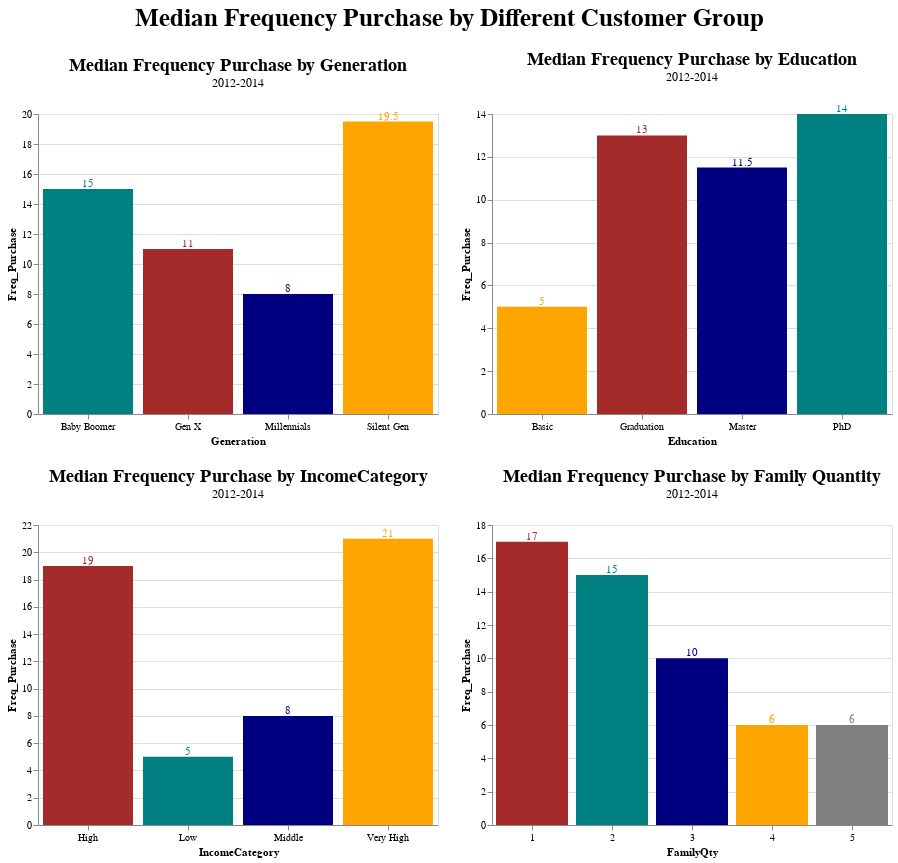

Write notebook code for a chart like this one.
### Code cell
((showgen | showedu) & (showinc | showfam).resolve_scale(color='independent')).properties(title=alt.Title(
        'Median Frequency Purchase by Different Customer Group',
        anchor='middle',
        align='center',
        font='Arial',
        fontSize=25,
        offset=20
    ))

### Figure 1 — Vega-Lite specification as saved in the notebook (floating-point values rounded to 4 significant figures)
{"config": {"view": {"continuousWidth": 300, "continuousHeight": 300}}, "vconcat": [{"hconcat": [{"layer": [{"mark": {"type": "bar"}, "encoding": {"color": {"field": "Generation", "legend": null, "scale": {"domain": ["Gen X", "Baby Boomer", "Millennials", "Silent Gen"], "range": ["brown", "teal", "navy", "orange"]}, "title": null, "type": "nominal"}, "x": {"axis": {"labelAngle": 0}, "field": "Generation", "sort": "-y", "type": "nominal"}, "y": {"field": "Freq_Purchase", "type": "quantitative"}}, "title": {"text": "Median Frequency Purchase by Generation", "align": "center", "anchor": "middle", "font": "Calibri", "fontSize": 18, "offset": 20, "subtitle": "2012-2014"}}, {"mark": {"type": "text", "align": "center", "baseline": "middle", "dy": -5}, "encoding": {"color": {"field": "Generation", "legend": null, "scale": {"domain": ["Gen X", "Baby Boomer", "Millennials", "Silent Gen"], "range": ["brown", "teal", "navy", "orange"]}, "title": null, "type": "nominal"}, "text": {"field": "Freq_Purchase", "type": "quantitative"}, "x": {"axis": {"labelAngle": 0}, "field": "Generation", "sort": "-y", "type": "nominal"}, "y": {"field": "Freq_Purchase", "type": "quantitative"}}, "title": {"text": "Median Frequency Purchase by Generation", "align": "center", "anchor": "middle", "font": "Calibri", "fontSize": 18, "offset": 20, "subtitle": "2012-2014"}}], "data": {"name": "data-f99900d485565a62dc7566df981e8833"}, "height": 300, "width": 400}, {"layer": [{"mark": {"type": "bar"}, "encoding": {"color": {"field": "Education", "legend": null, "scale": {"domain": ["Graduation", "PhD", "Master", "Basic"], "range": ["brown", "teal", "navy", "orange"]}, "title": null, "type": "nominal"}, "x": {"axis": {"labelAngle": 0}, "field": "Education", "sort": "-y", "type": "nominal"}, "y": {"field": "Freq_Purchase", "type": "quantitative"}}, "title": {"text": "Median Frequency Purchase by Education", "align": "center", "anchor": "middle", "font": "Calibri", "fontSize": 18, "offset": 20, "subtitle": "2012-2014"}}, {"mark": {"type": "text", "align": "center", "baseline": "middle", "dy": -5}, "encoding": {"color": {"field": "Education", "legend": null, "scale": {"domain": ["Graduation", "PhD", "Master", "Basic"], "range": ["brown", "teal", "navy", "orange"]}, "title": null, "type": "nominal"}, "text": {"field": "Freq_Purchase", "type": "quantitative"}, "x": {"axis": {"labelAngle": 0}, "field": "Education", "sort": "-y", "type": "nominal"}, "y": {"field": "Freq_Purchase", "type": "quantitative"}}, "title": {"text": "Median Frequency Purchase by Education", "align": "center", "anchor": "middle", "font": "Calibri", "fontSize": 18, "offset": 20, "subtitle": "2012-2014"}}], "data": {"name": "data-6daf6fe07b4a27bcc1055e766f1f4f3b"}, "height": 300, "width": 400}]}, {"hconcat": [{"layer": [{"mark": {"type": "bar"}, "encoding": {"color": {"field": "IncomeCategory", "legend": null, "scale": {"domain": ["High", "Low", "Middle", "Very High"], "range": ["brown", "teal", "navy", "orange"]}, "title": null, "type": "nominal"}, "x": {"axis": {"labelAngle": 0}, "field": "IncomeCategory", "sort": "-y", "type": "nominal"}, "y": {"field": "Freq_Purchase", "type": "quantitative"}}, "title": {"text": "Median Frequency Purchase by IncomeCategory", "align": "center", "anchor": "middle", "font": "Calibri", "fontSize": 18, "offset": 20, "subtitle": "2012-2014"}}, {"mark": {"type": "text", "align": "center", "baseline": "middle", "dy": -5}, "encoding": {"color": {"field": "IncomeCategory", "legend": null, "scale": {"domain": ["High", "Low", "Middle", "Very High"], "range": ["brown", "teal", "navy", "orange"]}, "title": null, "type": "nominal"}, "text": {"field": "Freq_Purchase", "type": "quantitative"}, "x": {"axis": {"labelAngle": 0}, "field": "IncomeCategory", "sort": "-y", "type": "nominal"}, "y": {"field": "Freq_Purchase", "type": "quantitative"}}, "title": {"text": "Median Frequency Purchase by IncomeCategory", "align": "center", "anchor": "middle", "font": "Calibri", "fontSize": 18, "offset": 20, "subtitle": "2012-2014"}}], "data": {"name": "data-7a6d4776bacadb9603e6802fd8239769"}, "height": 300, "width": 400}, {"layer": [{"mark": {"type": "bar"}, "encoding": {"color": {"field": "FamilyQty", "legend": null, "scale": {"domain": [1, 2, 3, 4, 5], "range": ["brown", "teal", "navy", "orange", "grey"]}, "title": null, "type": "nominal"}, "x": {"axis": {"labelAngle": 0}, "field": "FamilyQty", "sort": "-y", "type": "nominal"}, "y": {"field": "Freq_Purchase", "type": "quantitative"}}, "title": {"text": "Median Frequency Purchase by Family Quantity", "align": "center", "anchor": "middle", "font": "Calibri", "fontSize": 18, "offset": 20, "subtitle": "2012-2014"}}, {"mark": {"type": "text", "align": "center", "baseline": "middle", "dy": -5}, "encoding": {"color": {"field": "FamilyQty", "legend": null, "scale": {"domain": [1, 2, 3, 4, 5], "range": ["brown", "teal", "navy", "orange", "grey"]}, "title": null, "type": "nominal"}, "text": {"field": "Freq_Purchase", "type": "quantitative"}, "x": {"axis": {"labelAngle": 0}, "field": "FamilyQty", "sort": "-y", "type": "nominal"}, "y": {"field": "Freq_Purchase", "type": "quantitative"}}, "title": {"text": "Median Frequency Purchase by Family Quantity", "align": "center", "anchor": "middle", "font": "Calibri", "fontSize": 18, "offset": 20, "subtitle": "2012-2014"}}], "data": {"name": "data-4aa1c1bafe8159b2155e04e9fcb559fc"}, "height": 300, "width": 400}], "resolve": {"scale": {"color": "independent"}}}], "title": {"text": "Median Frequency Purchase by Different Customer Group", "align": "center", "anchor": "middle", "font": "Arial", "fontSize": 25, "offset": 20}, "$schema": "https://vega.github.io/schema/vega-lite/v5.16.3.json", "datasets": {"data-f99900d485565a62dc7566df981e8833": [{"Generation": "Silent Gen", "Freq_Purchase": 19.5}, {"Generation": "Baby Boomer", "Freq_Purchase": 15.0}, {"Generation": "Gen X", "Freq_Purchase": 11.0}, {"Generation": "Millennials", "Freq_Purchase": 8.0}], "data-6daf6fe07b4a27bcc1055e766f1f4f3b": [{"Education": "Basic", "Freq_Purchase": 5.0}, {"Education": "Graduation", "Freq_Purchase": 13.0}, {"Education": "Master", "Freq_Purchase": 11.5}, {"Education": "PhD", "Freq_Purchase": 14.0}], "data-7a6d4776bacadb9603e6802fd8239769": [{"IncomeCategory": "Low", "Freq_Purchase": 5.0}, {"IncomeCategory": "Middle", "Freq_Purchase": 8.0}, {"IncomeCategory": "High", "Freq_Purchase": 19.0}, {"IncomeCategory": "Very High", "Freq_Purchase": 21.0}], "data-4aa1c1bafe8159b2155e04e9fcb559fc": [{"FamilyQty": 1, "Freq_Purchase": 17.0}, {"FamilyQty": 2, "Freq_Purchase": 15.0}, {"FamilyQty": 3, "Freq_Purchase": 10.0}, {"FamilyQty": 4, "Freq_Purchase": 6.0}, {"FamilyQty": 5, "Freq_Purchase": 6.0}]}}
